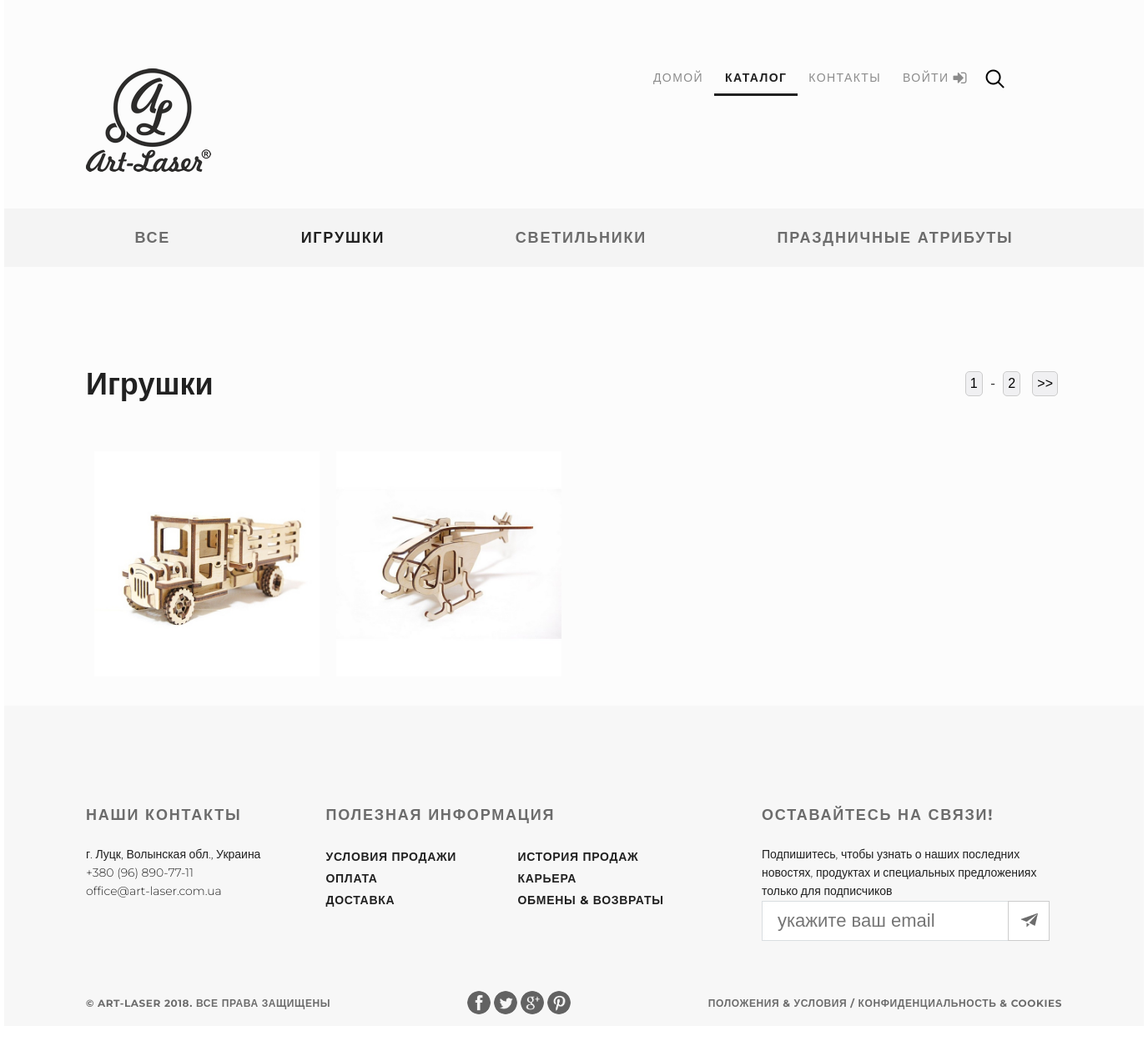
Page /products/category/1/ on the committed database.
### mainapp/models.py (models this page shows, shortened)
class ProductCategory(models.Model):
    name = models.CharField(verbose_name='Категория', max_length=64, unique=True)
    description = models.TextField(verbose_name='Описание категории', blank=True)
    is_active = models.BooleanField(verbose_name='активна', default=True)

class Product(models.Model):
    category = models.ForeignKey(ProductCategory, on_delete=models.CASCADE)
    name = models.CharField(verbose_name='Название товара', max_length=128)
    vendor_id = models.CharField(verbose_name='Артикул', max_length=10, unique=True, blank=True)
    image = models.ImageField(upload_to='products_image', blank=True)
    short_descript = models.CharField(verbose_name='Краткое описание', max_length=64, blank=True)
    description = models.TextField(verbose_name='Описание товара', blank=True)
    price = models.DecimalField(verbose_name='Цена товара', max_digits=8, decimal_places=2, default=0)
    quantity = models.PositiveIntegerField(verbose_name='Кол-во на складе', default=0)
    is_active = models.BooleanField(verbose_name='активен', default=True)

### mainapp/views.py (the view, shortened to what this page needs)
# urls.py: re_path(r'^products/(?P<category_pk>\d+)/$', adminapp.products, name='products'),
def products(request, pk=None, page=1):
    title = 'Каталог'
    products = []
    basket = Basket.get_basket(request)
    categories = get_categories()
    if pk:
        pk = int(pk)
        if pk == 0:
            products = Product.objects.filter(category__is_active=True, is_active=True)
        else:
            products = Product.objects.filter(category__pk=pk, is_active=True)
        paginator = Paginator(products, 2)
        try:
            products_paginator = paginator.page(page)
        except PageNotAnInteger:
            products_paginator = paginator.page(1)
        except EmptyPage:
            products_paginator = paginator.page(paginator.num_pages)
        context = {
            'title': title,
            'categories': categories,
            'products': products_paginator,
            'basket': basket,
            'category_pk': pk,
        }
        return render(request, 'mainapp/products.html', context)

### adminapp/templatetags/tags.py (called while the page is built)
@register.filter
def default_image(string):
    if not string:
        string = 'products_image/no_image.png'
    new_string = f'{URL_PREFIX}{string}'
    return new_string

### basketapp/models.py (called while the page is built)
    @staticmethod
    def get_basket(request):
        if request.user.is_authenticated:
            basket = request.user.basket.all()
        else:
            basket = []
        return basket

### mainapp/views.py (called while the page is built)
def get_categories():
    categories = []
    all_categories = {
        'pk': 0,
        'name': 'все'
    }
    categories.append(all_categories)
    categories.extend(ProductCategory.objects.filter(is_active=True))
    return categories

### mainapp/templates/mainapp/products.html (shortened to what this page needs)
{% extends 'mainapp/base.html' %}
{% load staticfiles %}
{% load tags %}
{% block container %}
<div class="container clearfix">
        {% include 'mainapp/includes/inc__main_menu.html' %}
    <div class="content">
        {% include 'mainapp/includes/inc__menu_content.html' %}
        {% if products %}
            <div class="product_header">
                <div>
                    {% if request.resolver_match.args.0 == '0' %}
                    <h2>Каталог</h2>
                    {% else %}
                    <h2>{{ products.0.category.name }}</h2>
                    {% endif %}
                </div>
                <div>
                    <button class="btn-cat">{{ products.number }}</button> - <button class="btn-cat">{{ products.paginator.num_pages }}</button>
                    {% if products.has_next %}
                        <a href="{% url 'products:page' category_pk products.next_page_number %}">
                            <button class="btn-cat">>></button>
                        </a>
                    {% endif %}
                </div>
            </div>
            <div class="pic prod">
                {% for product in products %}
                    <a href="{% url 'products:product' product.pk %}">
                        <img src="{{ product.image|default_image }}" alt="">
                    </a>
                {% endfor %}
            </div>
        {% endif %}
    </div>
</div>
{% endblock %}

### mainapp/templates/mainapp/includes/inc__menu_content.html
<ul class="menu_products">
    {% for category in categories %}
        <li>
            {% if hot_product %}
            <a href="{% url 'products:category' category.pk %}"
            class="{% if hot_product.category.pk == category.pk %} active {% endif %}">
                {{ category.name.upper }}
            </a>
            {% elif products%}
                {% if request.resolver_match.args.0 == '0' %}
                    <a href="{% url 'products:category' category.pk %}"
                    class="{% if request.resolver_match.args.0|add:0 == category.pk %} active {% endif %}">
                        {{ category.name.upper }}
                    </a>
                {% else %}
                    <a href="{% url 'products:category' category.pk %}"
                    class="{% if products.0.category.pk == category.pk %} active {% endif %}">
                        {{ category.name.upper }}
                    </a>
                {% endif %}
            {% endif %}
        </li>
    {% endfor %}
</ul>

### static/css/style.css (style rules this page uses)
* { margin: 0; padding: 0; }
html, body { height: 100%; font-family: 'Montserrat', sans-serif; }
a { text-decoration: none; outline: none; }
ul { list-style-type: none; }
.btn-cat { margin: 5px; padding: 5px; border-radius: 5px; background: #f0f0f2; border: 1px solid #ccc; }
.product_header { display: flex; justify-content: space-between; padding: 120px 98px 60px; }
.product_header h2 { color: #212121; font-size: 36px; font-weight: 700; }
.pic { padding: 0 98px 120px; display: flex; justify-content: flex-start; flex-wrap: wrap; }
.pic img { width: 270px; height: 270px; margin-left: 10px; margin-right: 10px; margin-bottom: 30px; }
.container { max-width: 1366px; min-height: 100%; margin: 0 auto; background-color: #FCFCFC; }
.content { display: flex; flex-direction: column; }
.prod { padding-bottom: 0; }
.menu_products { margin-top: 250px; height: 70px; display: flex; justify-content: space-evenly; align-items: center; background-color: #f4f4f4; }
.menu_products a { font-size: 18px; font-weight: bold; letter-spacing: 1.8px; text-align: center; color: #6c6c6c; }
.menu_products .active { color: #212121; }
.clearfix:after { content: ""; display: block; clear: both; }

### rows in the picture
ProductCategory: name "ИГРУШКИ"
ProductCategory: name "СВЕТИЛЬНИКИ"
ProductCategory: name "ПРАЗДНИЧНЫЕ АТРИБУТЫ"
Product: category.name "Игрушки", image (picture)
Product: image (picture)

### other values in the picture
{{ category.name.upper }} "ВСЕ"
{{ products.number }} "1"
{{ products.paginator.num_pages }} "2"
